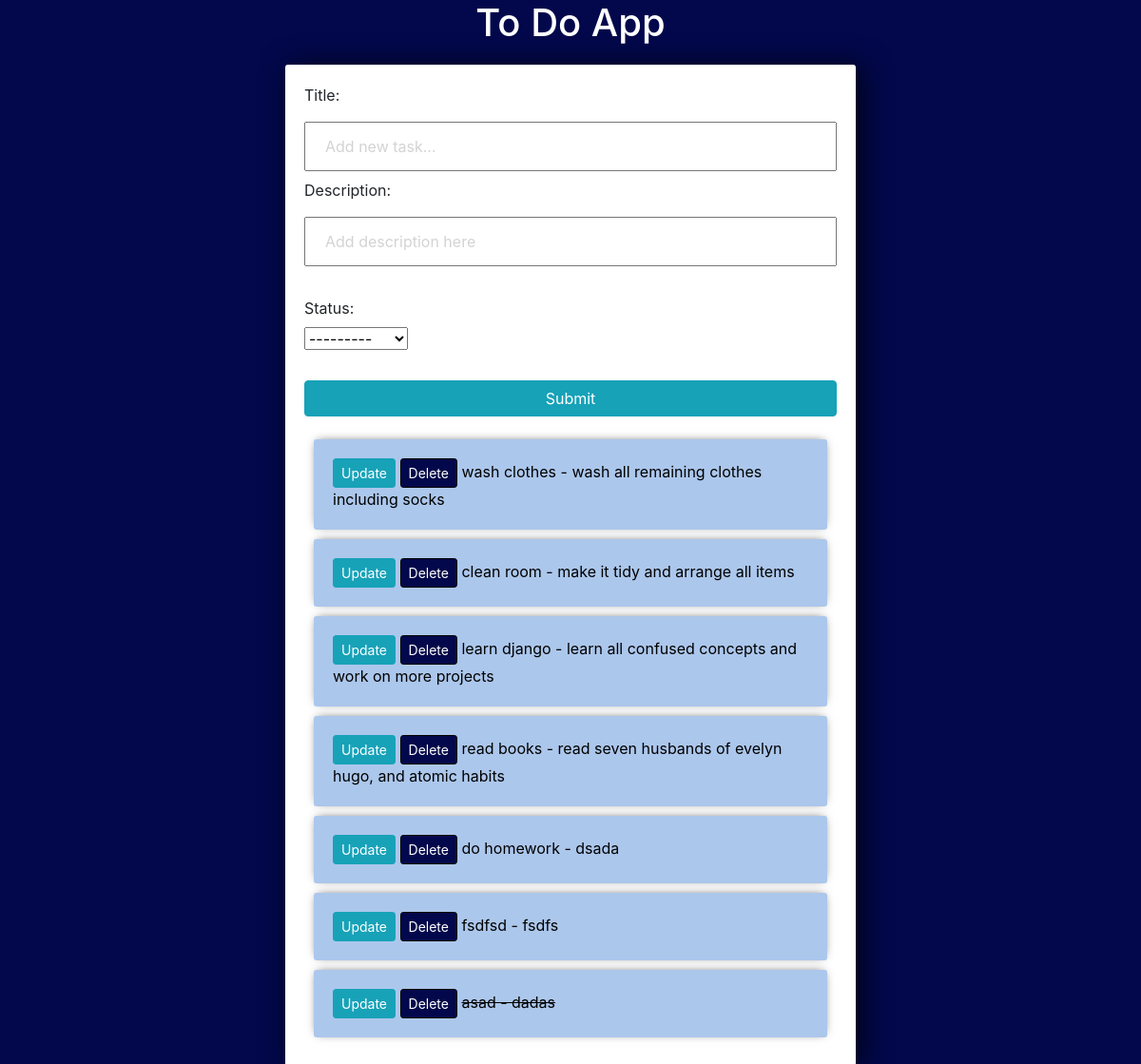
Before: / with the older database file.
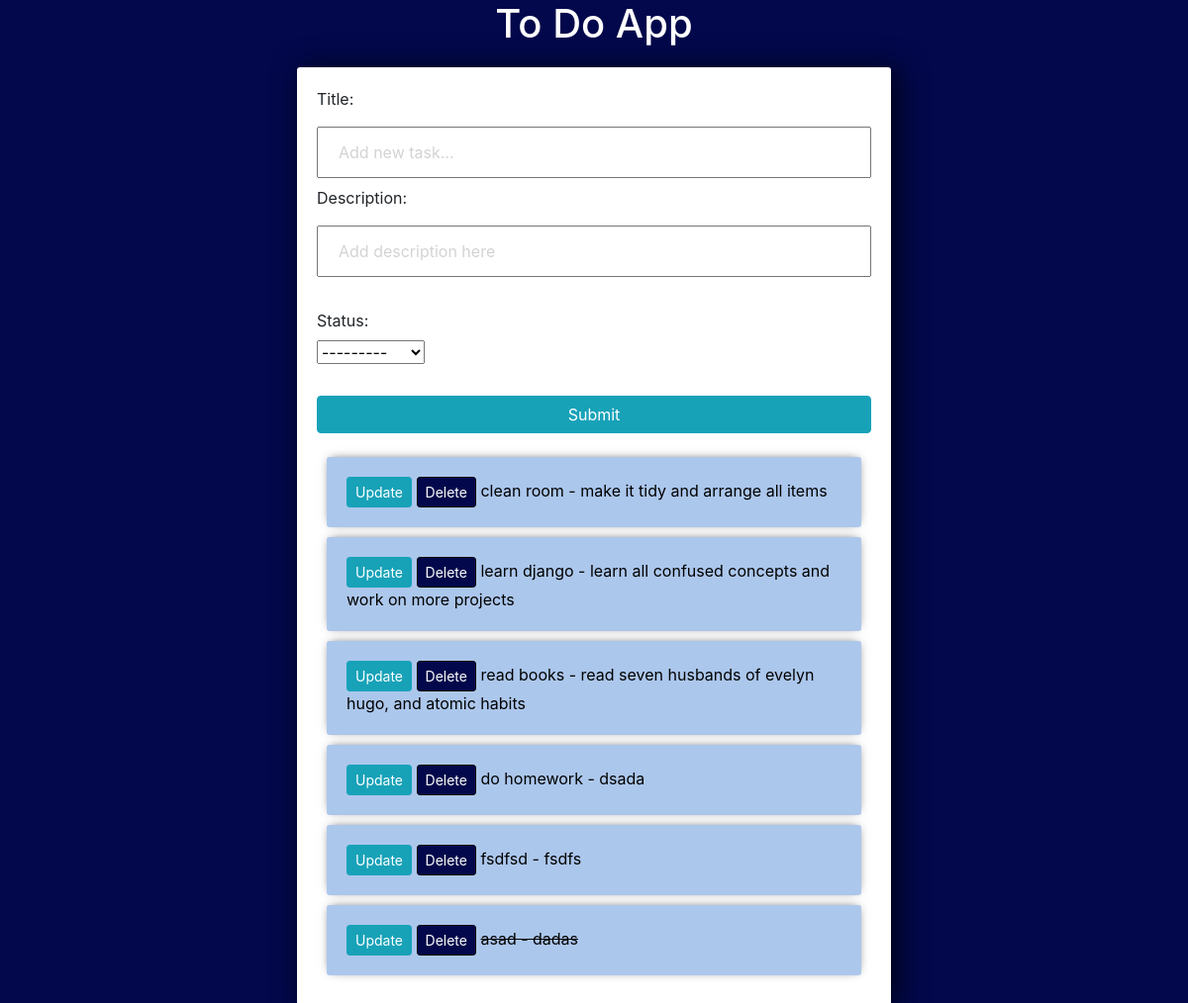
After: the same page with the newer database file.
### tasks/models.py (models this page shows)
class Task(models.Model):
    CHOICES = (
        ("Done", "Done"),
        ("InProgress", "In Progress"),
        ("NotStarted", "Not Started"),
    )
    title = models.CharField(max_length=200)
    description = models.TextField(default=None)
    status = models.CharField(max_length=20, choices=CHOICES)
    created = models.DateTimeField(auto_now_add=True)
    def __str__(self):
        return f"{self.title} - {self.description}"

### tasks/views.py (the view)
# urls.py: path("", views.index,name="list"),
def index(request):
    tasks = Task.objects.all()
    form = TaskForm()
    if request.method == "POST":
        form = TaskForm(request.POST)
        if form.is_valid():
            form.save()
        return redirect("/")
    context = {"tasks": tasks, "form": form}
    return render(request, "tasks/list.html", context)

### tasks/forms.py
class TaskForm(forms.ModelForm):
    title = forms.CharField(
        widget=forms.TextInput(attrs={"placeholder": "Add new task..."})
    )
    description = forms.CharField(
        widget=forms.TextInput(attrs={"placeholder": "Add description here"})
    )
    class Meta:
        model = Task
        fields = "__all__"
        widgets = {
            "description": forms.Textarea(attrs={"rows": 2, "cols": 40}),
        }

### tasks/templates/tasks/list.html (shortened to what this page needs)
<center><h1>To Do App</h1></center>
<link rel="stylesheet" href="https://stackpath.bootstrapcdn.com/bootstrap/4.3.1/css/bootstrap.min.css">
<div class="center-column">
<form action="/" method="POST">
    <div>
        <label for="title">Title:</label> <br>
        {{ form.title }} <br>
    </div>
    <div>
        <label for="description">Description:</label> <br>
        {{ form.description }}
    </div> <br>
    <div>
        <label for="status">Status:</label> <br>
        {{ form.status }}
    </div> <br>
    <input class="btn btn-info" type="submit" name="Create Task">
</form>
<div>
<div class="todo-list">
{%for task in tasks%}
<div class="item-row">
    <a class="btn btn-sm btn-info" href="{% url 'update_task' task.id %}">Update</a>
    <a class="btn btn-sm btn-danger" href="{% url 'delete' task.id %}">Delete</a>
    {% if task.status == "Done" %}
    <strike>{{task}}</strike>
    {%else%}
    <span>
        {{task}}
    </span>
    {% endif %}
</div>
{% endfor %}
</div>
</div>

Changed rows visible on the page:
removed Task: title+description "wash clothes - wash all remaining clothes including socks"
